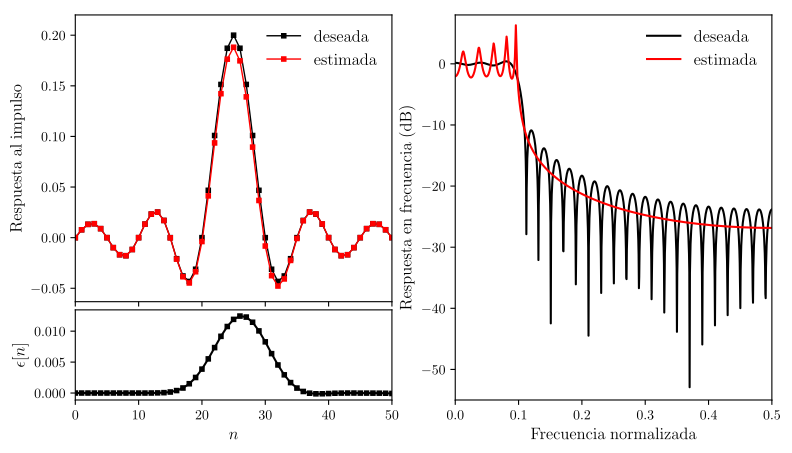

The script that saved this image:
import matplotlib.pyplot as plt
import numpy as np
from scipy import signal, linalg

from matplotlib import rc
from matplotlib import rcParams

__author__ = 'ernesto'

# if use latex or mathtext
rc('text', usetex=True)
rcParams['text.latex.preamble'] = [r"\usepackage{amsmath}"]

#respuesta al impulso deseada: sinc
N = 50  # numero par
fc = 0.1
nf = 1024
n = np.arange(-N/2, N/2+1)
N += 1
f = np.arange(nf)/(2 * nf)

# parámetros del filtro a diseñar
p = 10
q = 10

# respuesta al impulso
hd = 2 * fc * np.sinc(2 * fc * n)  # * np.hanning(N)
# respuesta en frecuencia
_, Hd = signal.freqz(hd, a=1, worN=nf, whole=False, plot=None)

# estimación de los coeficientes del denominador (a)
# hd = np.arange(N)
x = hd[q + 1:]
H = linalg.toeplitz(hd[q: N - 1], hd[q: q - p: -1])
# a_est = np.linalg.solve(H.T @ H, -H.T @ x)
epsilon = 1e-16
#epsilon = 0
a_est = linalg.solve(H.T @ H + epsilon * np.eye(p), -H.T @ x)
print("Número de Condición 1: {}".format(np.linalg.cond(H.T @ H)))


h = hd[: q + 1]
H0 = linalg.toeplitz(np.concatenate(([0], hd[: q])), np.zeros((p, )))
b_est = h + H0 @ a_est
#print(h)
#print(H0)

# respuesta en frecuencia
a_est = np.concatenate(([1], a_est))
print(a_est)
print(b_est)
_, H_est = signal.freqz(b_est, a_est, worN=nf, whole=False, plot=None)
# respuesta al impulso
delta = np.zeros((N,))
delta[0] = 1
h_est = signal.lfilter(b_est, a_est, delta, axis=- 1, zi=None)

ms = 3
fs = 12
n = np.arange(N)
fig = plt.figure(0, figsize=(9, 5), frameon=False)
ax = plt.subplot2grid((8, 2), (0, 0), rowspan=6, colspan=1)
plt.xlim(0, N-1)
plt.ylim(np.amin(hd)-0.02, np.amax(hd)+0.02)
plt.plot(n, hd, linestyle='-', marker='s', color='k', markersize=ms, lw=1, label='${\\rm deseada}$')
plt.plot(n, h_est, linestyle='-', marker='s', color='r', markersize=ms, lw=1, label='${\\rm estimada}$')
leg = plt.legend(loc=1, frameon=False, fontsize=fs)
ax.set_xticklabels([])
ax.set_ylabel('${\\rm Respuesta\;al\;impulso}$', fontsize=fs)


ax = plt.subplot2grid((8, 2), (6, 0), rowspan=2, colspan=1)
e = hd-h_est
plt.xlim(0, N-1)
plt.ylim(np.amin(e)-0.001, np.amax(e)+0.001)
plt.plot(n, e, linestyle='-', marker='s', color='k', markersize=ms)
ax.set_xlabel(r'$n$', fontsize=fs)
ax.set_ylabel(r'$\epsilon[n]$', fontsize=fs)

ax = plt.subplot2grid((8, 2), (0, 1), rowspan=8, colspan=1)
plt.xlim(0, 0.5)
plt.ylim(-55, 8)
plt.plot(f, 10 * np.log10(np.abs(Hd)), 'k', label='${\\rm deseada}$')
plt.plot(f, 10 * np.log10(np.abs(H_est)), 'r', label='${\\rm estimada}$')
ax.set_xlabel('${\\rm Frecuencia\;normalizada}$', fontsize=fs)
ax.set_ylabel('${\\rm Respuesta\;en\;frecuencia\;(dB)}$', fontsize=fs)
leg = plt.legend(loc=1, frameon=False, fontsize=fs)


plt.savefig('example_8_11.pdf', bbox_inches='tight')
plt.show()
